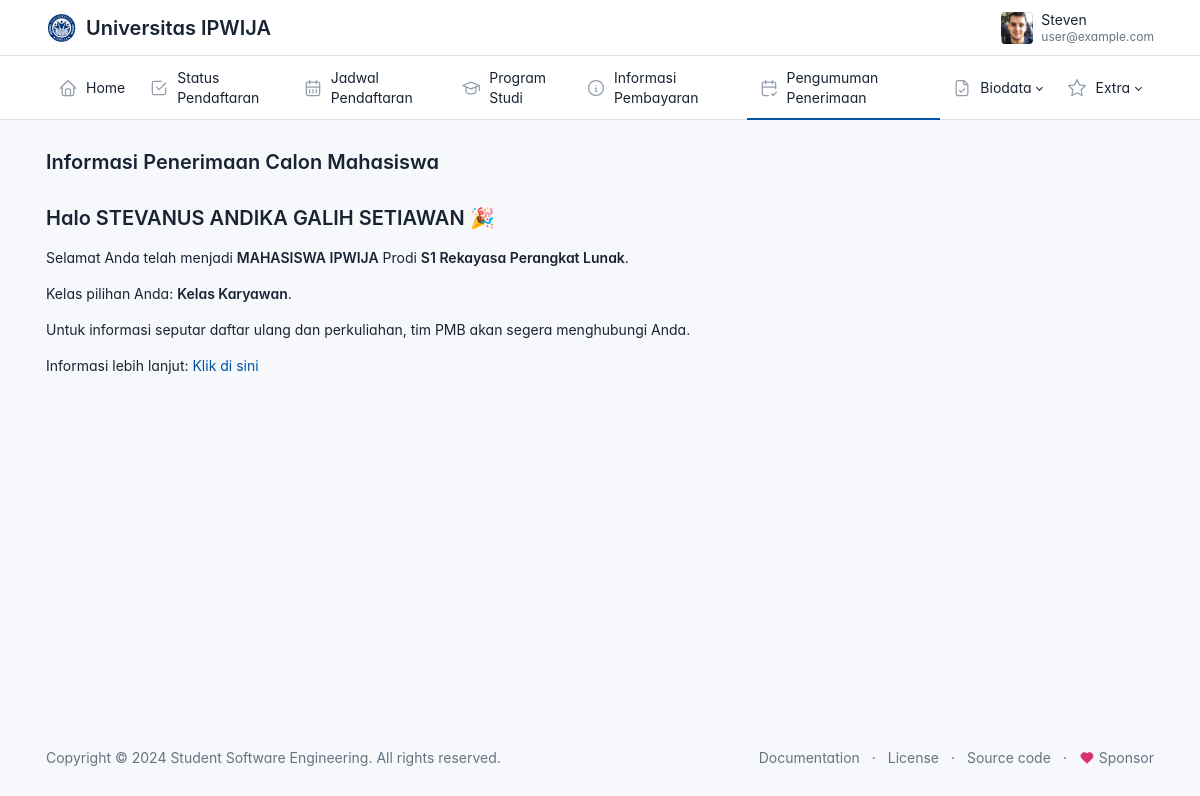
Page /dashboard/menu/penerimaan.php (signed in) on the committed database.
### tables this page shows
CREATE TABLE `mahasiswa` (
  `mahasiswa_id` int(11) NOT NULL,
  `user_id` int(11) NOT NULL,
  `nama_lengkap` varchar(100) NOT NULL,
  `nik` char(16) NOT NULL,
  `alamat` text NOT NULL,
  `sekolah_asal` varchar(100) DEFAULT NULL,
  `tahun_lulus` year(4) NOT NULL,
  `biaya_pendaftaran` int(100) NOT NULL,
  `no_telp` varchar(15) DEFAULT NULL,
  `program_studi_id` int(11) NOT NULL,
  `kelas_id` int(11) NOT NULL,
  `Nilai_ujian` int(50) NOT NULL,
  `waktu_pendaftaran` timestamp NOT NULL DEFAULT current_timestamp() ON UPDATE current_timestamp(),
  `Gelombang` varchar(10) NOT NULL
);

CREATE TABLE `program_studi` (
  `program_studi_id` int(11) NOT NULL,
  `nama_program_studi` varchar(100) NOT NULL,
  `status_akreditasi` varchar(50) NOT NULL
);

CREATE TABLE `kelas` (
  `kelas_id` int(11) NOT NULL,
  `nama_kelas` varchar(50) NOT NULL
);

### dashboard/menu/penerimaan.php (the view, shortened to what this page needs)
<?php
include '../../koneksi.php';
$user = $_SESSION['user'];
$query = "
    SELECT m.nama_lengkap,
           m.nik,
           m.alamat,
           m.no_telp,
           p.nama_program_studi,
           k.nama_kelas,
           d.status
    FROM mahasiswa m
    JOIN pendaftaran d ON m.mahasiswa_id = d.mahasiswa_id
    JOIN program_studi p ON m.program_studi_id = p.program_studi_id
    JOIN kelas k ON m.kelas_id = k.kelas_id
    WHERE m.user_id = ?
";
$stmt = $pdo->prepare($query);
$stmt->execute([$user['user_id']]);
$data = $stmt->fetch(PDO::FETCH_ASSOC);
$status = $data['status'];
$nama = htmlspecialchars($data['nama_lengkap']);
$prodi = htmlspecialchars($data['nama_program_studi']);
$kelas = htmlspecialchars($data['nama_kelas']);
if ($status === 'disetujui') {
    $message = <<<HTML
    <h2>Halo $nama 🎉</h2>
    <p>Selamat Anda telah menjadi <strong>MAHASISWA IPWIJA</strong> Prodi <strong>$prodi</strong>.</p>
    <p>Kelas pilihan Anda: <strong>$kelas</strong>.</p>
    <p>Untuk informasi seputar daftar ulang dan perkuliahan, tim PMB akan segera menghubungi Anda.</p>
    <p>Informasi lebih lanjut: <a href="https://api.whatsapp.com/send/?phone=087788789741&text=Saya+tanya+terkait+pendaftaran&type=phone_number&app_absent=0" target="_blank">Klik di sini</a></p>
    HTML;
} else {
    $message = "<h2>Status tidak diketahui</h2>";
}
?>
<!doctype html>
<html lang="en">
  <head>
    <link href="../../assets/css/tabler.min.css?1692870487" rel="stylesheet" />
    <link href="../../assets/css/tabler-flags.min.css?1692870487" rel="stylesheet" />
    <link href="../../assets/css/tabler-payments.min.css?1692870487" rel="stylesheet" />
    <link href="../../assets/css/tabler-vendors.min.css?1692870487" rel="stylesheet" />
    <link href="../../assets/css/demo.min.css?1692870487" rel="stylesheet" />
    <link href="https://cdnjs.cloudflare.com/ajax/libs/font-awesome/5.15.4/css/all.min.css" rel="stylesheet">
  </head>
  <body >
    <div class="page">
      <header class="navbar navbar-expand-md d-print-none" >
        <div class="container-xl">
          <h1 class="navbar-brand navbar-brand-autodark d-none-navbar-horizontal pe-0 pe-md-3">
             <img src="../../assets/img/logo.ico" width="150" height="50" alt="Tabler" class="navbar-brand-image">
          <span>Universitas IPWIJA</span>
          </h1>
          <div class="navbar-nav flex-row order-md-last">
            <div class="d-none d-md-flex">
            </div>
            <div class="nav-item dropdown">
              <a href="#" class="nav-link d-flex lh-1 text-reset p-0" data-bs-toggle="dropdown" aria-label="Open user menu">
                <span class="avatar avatar-sm" style="background-image: url(../static/avatars/000m.jpg)"></span>
                <div class="d-none d-xl-block ps-2">
                  <div><?php echo htmlspecialchars($user['username']); ?></div>
                  <div class="mt-1 small text-secondary"><?php echo htmlspecialchars($user['email']); ?></div>
                </div>
              </a>
            </div>
          </div>
        </div>
      </header>
      <header class="navbar-expand-md">
        <div class="collapse navbar-collapse" id="navbar-menu">
          <div class="navbar">
            <div class="container-xl">
              <ul class="navbar-nav">
                <li class="nav-item ">
                  <a class="nav-link" href="http://localhost/PMB-Projek/dashboard/user.php" >
                    <span class="nav-link-icon d-md-none d-lg-inline-block">
                    </span>
                    <span class="nav-link-title">
                      Home
                    </span>
                  </a>
                </li>
                <li class="nav-item">
                  <a class="nav-link" href="http://localhost/PMB-Projek/dashboard/menu/status_pendaftaran_user.php" >
                    <span class="nav-link-icon d-md-none d-lg-inline-block">
                </span>
                    <span class="nav-link-title">
                      Status Pendaftaran
                    </span>
                  </a>
                </li>
                <li class="nav-item">
                  <a class="nav-link" href="http://localhost/PMB-Projek/dashboard/menu/tanggal_daftar.php" >
                    <span class="nav-link-icon d-md-none d-lg-inline-block">
                </span>
                    <span class="nav-link-title">
                     Jadwal Pendaftaran
                    </span>
                  </a>
                </li>
                <li class="nav-item ">
                  <a class="nav-link" href="http://localhost/PMB-Projek/dashboard/menu/program_studi.php" >
                    <span class="nav-link-icon d-md-none d-lg-inline-block">
                </span>
                    <span class="nav-link-title">
                      Program Studi
                    </span>
                  </a>
                </li>
                <li class="nav-item ">
                  <a class="nav-link" href="langkah_bayar.php" >
                    <span class="nav-link-icon d-md-none d-lg-inline-block">
                </span>
                    <span class="nav-link-title">
                    Informasi Pembayaran
                    </span>
                  </a>
                </li>
                <li class="nav-item active">
                  <a class="nav-link" href="http://localhost/PMB-Projek/dashboard/menu/penerimaan.php" >
                    <span class="nav-link-icon d-md-none d-lg-inline-block">
                </span>
                    <span class="nav-link-title">
                    Pengumuman Penerimaan
                    </span>
                  </a>
                </li>
                <li class="nav-item dropdown">
  <a class="nav-link dropdown-toggle" href="#" id="navbarDropdown" role="button" data-bs-toggle="dropdown" aria-expanded="false">
    <span class="nav-link-icon d-md-none d-lg-inline-block">
    </span>
    <span class="nav-link-title">
      Biodata
    </span>
  </a>
</li>
                <li class="nav-item dropdown">
                  <a class="nav-link dropdown-toggle" href="#navbar-extra" data-bs-toggle="dropdown" data-bs-auto-close="outside" role="button" aria-expanded="false" >
                    <span class="nav-link-icon d-md-none d-lg-inline-block">
                    </span>
                    <span class="nav-link-title">
                      Extra
                    </span>
                  </a>
                </li>
              </ul>
            </div>
          </div>
        </div>
      </header>
      <div class="page-wrapper">
      <div class="page-header d-print-none">
    <div class="container-xl">
        <div class="row g-2 align-items-center">
            <div class="col">
                <h2 class="page-title">
                    Informasi Penerimaan Calon Mahasiswa
                </h2>
            </div>
        </div>
    </div>
</div>
<div class="page-body">
    <div class="container-xl">
        <div class="info_mahasiswa">
            <?php echo $message; ?>
        </div>
    </div>
</div>
</div>
        <footer class="footer footer-transparent d-print-none">
          <div class="container-xl">
            <div class="row text-center align-items-center flex-row-reverse">
              <div class="col-lg-auto ms-lg-auto">
                <ul class="list-inline list-inline-dots mb-0">
                  <li class="list-inline-item"><a href="https://tabler.io/docs" target="_blank" class="link-secondary" rel="noopener">Documentation</a></li>
                  <li class="list-inline-item"><a href="./license.html" class="link-secondary">License</a></li>
                  <li class="list-inline-item"><a href="https://github.com/tabler/tabler" target="_blank" class="link-secondary" rel="noopener">Source code</a></li>
                  <li class="list-inline-item">
                    <a href="https://github.com/sponsors/codecalm" target="_blank" class="link-secondary" rel="noopener">
                      Sponsor
                    </a>
                  </li>
                </ul>
              </div>
              <div class="col-12 col-lg-auto mt-3 mt-lg-0">
                <ul class="list-inline list-inline-dots mb-0">
                  <li class="list-inline-item">
                    Copyright &copy; 2024
                    <a href="." class="link-secondary">Student Software Engineering</a>.
                    All rights reserved.
                  </li>
                </ul>
              </div>
            </div>
          </div>
        </footer>
      </div>
  </body>
</html>

### dashboard/menu/penerimaan.php (style rules this page uses)
:root { --tblr-font-sans-serif: 'Inter Var', -apple-system, BlinkMacSystemFont, San Francisco, Segoe UI, Roboto, Helvetica Neue, sans-serif; }
body { font-feature-settings: "cv03", "cv04", "cv11"; }

### rows in the picture
mahasiswa: nama_lengkap "STEVANUS ANDIKA GALIH SETIAWAN", program_studi.nama_program_studi "S1 Rekayasa Perangkat Lunak", kelas.nama_kelas "Kelas Karyawan"

### other values in the picture
$user['username'] "Steven"
$user['email'] "user@example.com"
